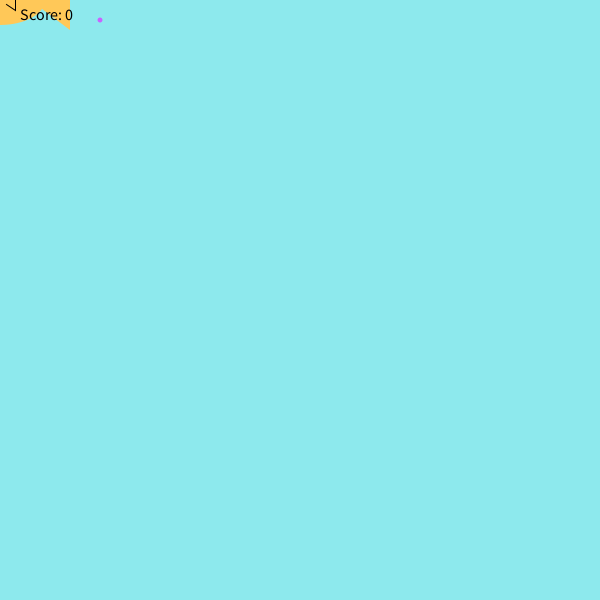
Frame 1 (no input)
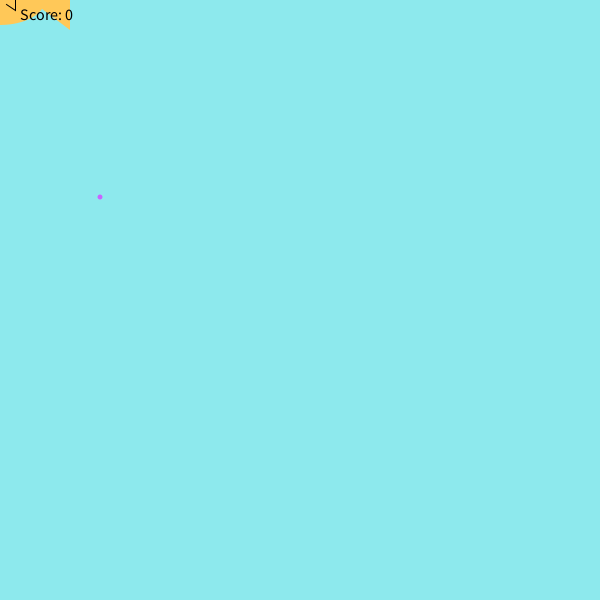
Frame 60 (the mouse pressed at the canvas centre just before this capture)
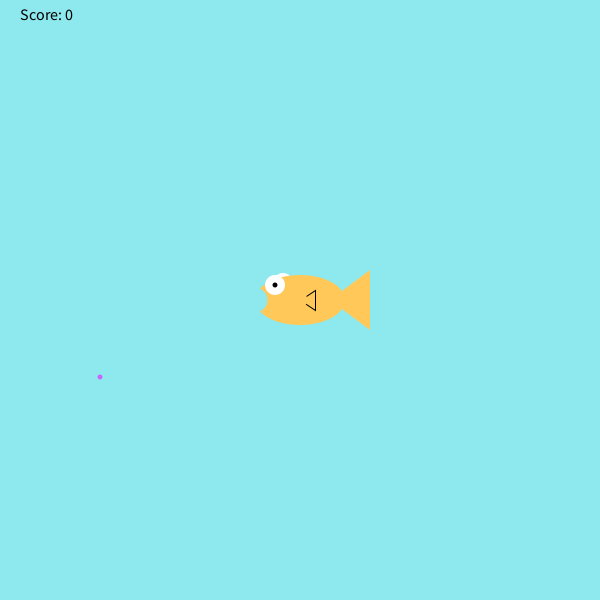
Frame 120 (the mouse held since frame 60 and released just before this capture)

The Processing sketch that drew these frames (run headless with seeded random() and noise(); from frame 60 on, the mouse is pressed at the canvas centre):

// Processing sketch: sketch_200701a
// ── sketch_200701a.pde
int foodX = 100;
int foodY = 20;
int score = 0;
void setup() {
  size(600, 600);
}

void draw() {
  if (score < 20) {
  background(141,233,237);
  drawFish(); 
  checkCatch(foodX, foodY);
  fill(200, 100, 255);
  noStroke();
  ellipse(foodX, foodY, 5, 5);
  foodY = foodY + 3;
  if(foodY >= 599) {
    foodY = 0;
    foodX = (int) random(width-20);
  }
  fill(0, 0, 0);
  textSize(16);
  text("Score: " + score, 20, 20);
  }
  else if(score > 19) {
    textSize(20); //if it’s not big enough
    text("You win", 300, 300);
  }
}
void drawFish(){
     noStroke();
     fill(255,255,255);
     ellipse(mouseX-17,mouseY-17,20,20); //back side eye
     fill(255,200,88);
     ellipse(mouseX,mouseY,90,50); //body
     triangle(mouseX+30,mouseY,mouseX+70,mouseY+30,mouseX+70,mouseY-30); //tail
     stroke(0);
     triangle(mouseX,mouseY,mouseX+15,mouseY+10,mouseX+15,mouseY-10); //side fin
     noStroke();
     fill(255,200,88);
     ellipse(mouseX,mouseY,15,15); //side fin cover
     noStroke();
     fill(255,255,255);
     ellipse(mouseX-25,mouseY-15,20,20); //front eye
     fill(0,0,0);
     ellipse(mouseX-25,mouseY-15,5,5); //pupil
     fill(141,233,237);
     ellipse(mouseX-45,mouseY,25,25); //mouth
}
void checkCatch(int x, int y){
     if(x > mouseX && x < mouseX+70){
          if(y > mouseY-17 && y < mouseY+30){
               score++;
               foodY = 20; //if the food was eaten, make more food fall from the top
               foodX = (int) random(width-20);
          }
     }
     else if (foodY > height && score > 0){
          score--;
     }
}
